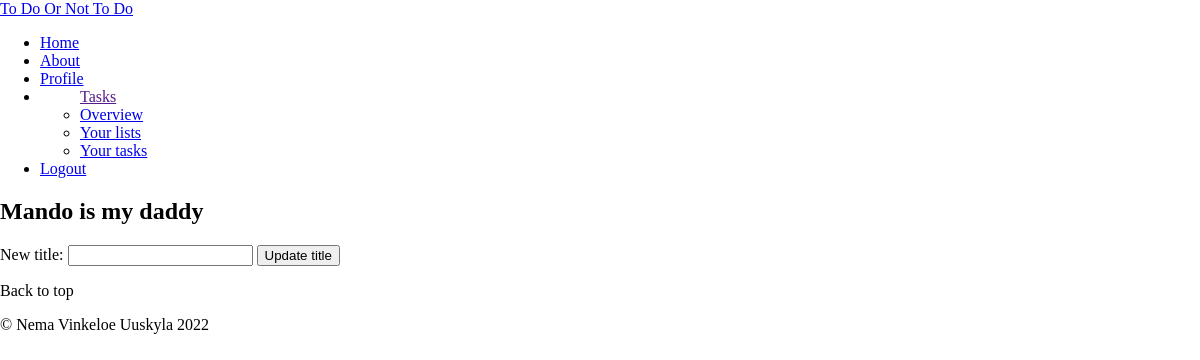
Before: /single_list.php?id=6 (signed in) with the older database file.
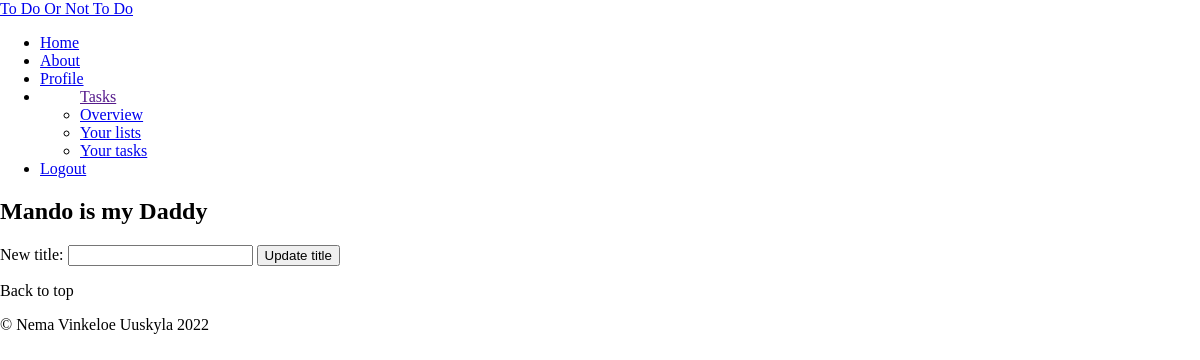
After: the same page with the newer database file.
### tables this page shows
CREATE TABLE lists (
	id INTEGER PRIMARY KEY AUTOINCREMENT,
	title VARCHAR,
	user_id VARCHAR,
	FOREIGN KEY (user_id) REFERENCES users(id)
);

### app/functions.php (called while the page is built, shortened)
<?php
function get_lists(object $database)
{
    $user_id = $_SESSION['user']['id'];
    $statement = $database->prepare("SELECT * from lists WHERE user_id = :id");
    $statement->bindParam(':id', $user_id, PDO::PARAM_INT);
    $statement->execute();
    $lists = $statement->fetchAll(PDO::FETCH_ASSOC);
    return $lists;
}

### single_list.php (the view, shortened to what this page needs)
<?php
require __DIR__ . '/app/autoload.php';
require __DIR__ . '/views/header.php';
require __DIR__ . '/views/navigation.php';
?>
<?php
$id = $_GET['id'];
$lists = get_lists($database);
foreach ($lists as $list) : ?>
    <?php if ($list['id'] == $id) : ?>
        <h2><?= $list['title'] ?></h2>
    <?php endif ?>
<?php endforeach ?>
<form action="/app/lists/update.php?id=<?= $id ?>" method="post">
    <label for="title">New title: </label>
    <input name="title" id="title" type="text">
    <button type="submit">Update title</button>
</form>
<?php require __DIR__ . '/views/footer.php';

Changed rows visible on the page:
changed lists: title "Mando is my daddy" → "Mando is my Daddy"
